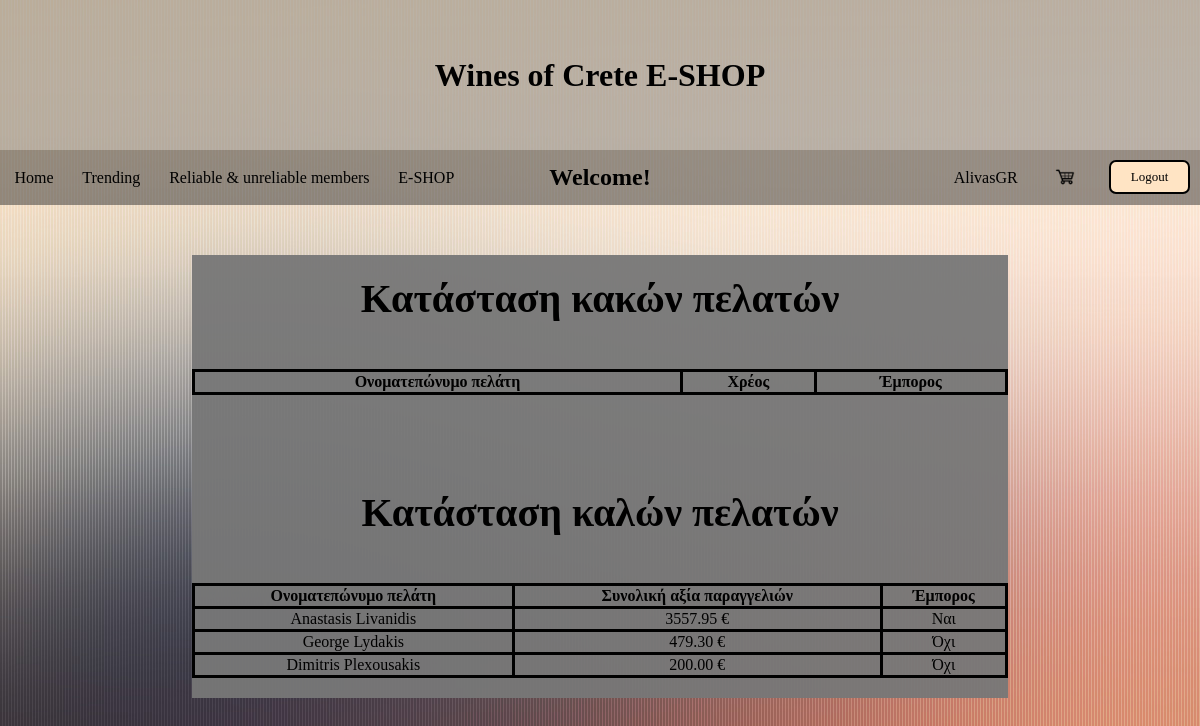
The page /winesOfCrete/code/woc/memberStatus.php (signed in) on the database its author committed.
### tables this page shows
CREATE TABLE `member` (
  `mid` int(11) NOT NULL,
  `username` varchar(30) NOT NULL,
  `password` varchar(50) NOT NULL,
  `fname` varchar(30) NOT NULL,
  `lname` varchar(30) NOT NULL,
  `tel` varchar(10) NOT NULL,
  `address` varchar(30) NOT NULL,
  `city` varchar(30) NOT NULL,
  `country` varchar(30) NOT NULL,
  `debt` decimal(6,2) NOT NULL,
  `totalMoneySpent` decimal(11,2) NOT NULL,
  `cardno` varchar(19) NOT NULL,
  `balance` decimal(6,2) NOT NULL,
  `bank_no` varchar(35) NOT NULL
);

### winesOfCrete/code/woc/MemberDB.php (called while the page is built, shortened)
<?php
function getGoodMembers() {
    $conn = mysqli_connect($GLOBALS['db_server'], $GLOBALS['db_username'], $GLOBALS['db_password'], $GLOBALS['db_name']);
    mysqli_set_charset($conn, "utf8");
    $sql = "SELECT * FROM Member WHERE debt = 0 ORDER BY totalMoneySpent DESC;";
    $result = mysqli_query($conn, $sql);
    return $result;
}
function isMerchant($username) {
    $conn = mysqli_connect($GLOBALS['db_server'], $GLOBALS['db_username'], $GLOBALS['db_password'], $GLOBALS['db_name']);
    mysqli_set_charset($conn, "utf8");
    $sql = "SELECT Member.mid FROM Member, Merchant WHERE Member.mid = Merchant.mid AND Member.username = '$username';";
    $result = mysqli_query($conn, $sql);
    if (mysqli_num_rows($result) > 0) {
        return true;
    } else {
        return false;
    }
}

### winesOfCrete/code/woc/memberStatus.php (the view, shortened to what this page needs)
<?php
include("MemberDB.php");
include("header.php");
include("nav.php");
function displayBadMembers(){
    $displayed = "<table class=\"memberTable\">"
            . "<tr>"
            . "<th>Ονοματεπώνυμο πελάτη</th>"
            . "<th>Χρέος</th>"
            . "<th>Έμπορος</th>"
            ."</tr>";
    $displayed = $displayed."</table>";
    echo $displayed;
}
function displayGoodMembers(){
    $goodMembersTable = getGoodMembers();
    $displayed = "<table class=\"memberTable\">"
            . "<tr>"
            . "<th>Ονοματεπώνυμο πελάτη</th>"
            . "<th>Συνολική αξία παραγγελιών</th>"
            . "<th>Έμπορος</th>"
            ."</tr>";
    while ($row = mysqli_fetch_assoc($goodMembersTable)) {
        if($row["totalMoneySpent"] > 0){
            $displayed = $displayed."<tr>";
            $displayed = $displayed."<td>".$row["fname"]." ".$row["lname"]."</td>";
            $displayed = $displayed."<td>".$row["totalMoneySpent"]." €";
            $displayed = $displayed."<td>".( (isMerchant($row["username"]) == 1)?
                                                                  ("Ναι"):("Όχι") );
            $displayed = $displayed."</tr>";
        }
    }
    $displayed = $displayed."</table>";
    echo $displayed;
}
?>
<div class ="Container" id ="mastercontainer">
    <h class="statusHeader"><b>Κατάσταση κακών πελατών</b></br></br></h>
    <?php
    displayBadMembers();
    ?>
    <h class="statusHeader"></b></br></br><b>Κατάσταση καλών πελατών</b></br></br></h>
    <?php
    displayGoodMembers();
    ?>
</div>

### winesOfCrete/code/woc/css/main.css (style rules this page uses)
body { background-image: url('background.jpg'); background-repeat:repeat; margin: 0; padding: 0; position:relative; min-height: 100%; }
.Container::after { display: table; content: ""; clear: both; }
@media only screen and (max-width: 1400px) { .Container { background-color:rgba(120,120,120,0.95); font-family:serif; color:black; text-align: center; width: 68%; margin:50px auto; padding: 20px 0; } }

### winesOfCrete/code/woc/css/members.css (style rules this page uses)
.memberTable, .memberTable td, .memberTable th { border:3px solid black; border-radius: 5px; }
.memberTable { border-collapse: collapse; width:100%; }
.statusHeader { font-size: 40px; }

### rows shown on the page
member: fname "Anastasis", lname "Livanidis", totalMoneySpent "3557.95"
member: fname "George", lname "Lydakis", totalMoneySpent "479.30"
member: fname "Dimitris", lname "Plexousakis", totalMoneySpent "200.00"

### other values the page prints
$_SESSION['username'] "AlivasGR"
